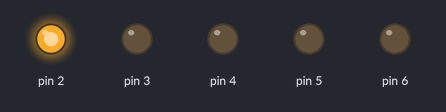
Bench run of a sketch on a simulated Arduino Uno, built with avr-gcc and run on an emulated ATmega328P. Shown: output pins drawn as LEDs (lit = HIGH).

Above: at 0.2 s.
At 1.2 s:
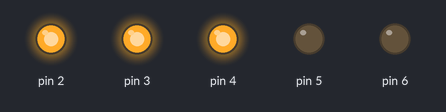
At 2.2 s:
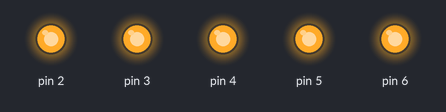
At 2.7 s:
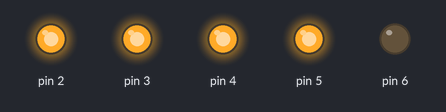
At 4.7 s:
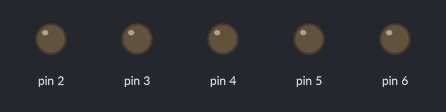
At 5.7 s:
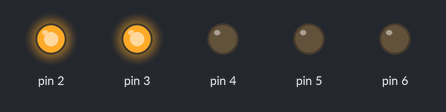
Timing chart, 0 to 6.5 s (numbered marks = the images above):
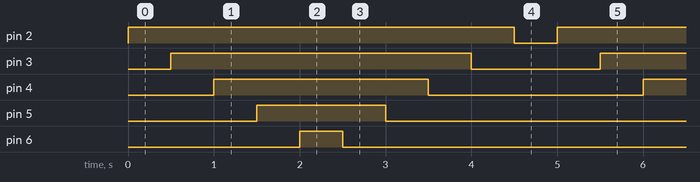

The sketch:

ArduinoProblemSeti1.ino
```cpp
void setup()
{
  for(int i=2; i<=6; i++){
    pinMode(i, OUTPUT);
  }
}

void loop()
{
  for(int a=2; a<=6; a++){
 	 digitalWrite(a, 1);
 	 delay(500);
   }
  for(int a=6; a>=2; a--){
 	 digitalWrite(a, 0);
 	 delay(500);
   }
}
```

Measured:
- by itself, pin 2: alternates HIGH for 4.5 s and LOW for 0.50 s
- by itself, pin 3: alternates HIGH for 3.5 s and LOW for 1.5 s
- by itself, pin 4: alternates HIGH for 2.5 s and LOW for 2.5 s
- by itself, pin 5: alternates HIGH for 1.5 s and LOW for 3.5 s
- by itself, pin 6: alternates HIGH for 0.50 s and LOW for 4.5 s
